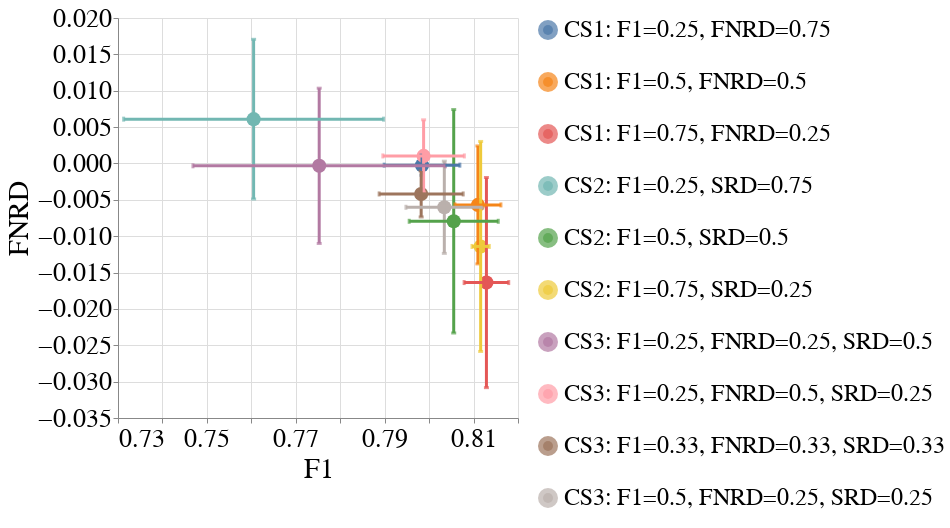

This figure's notebook cell:
### Code cell
create_box_plot_per_dataset_and_all_case_studies(to_plot=best_lp_metrics_per_exp_config_df,
                                                 exp_name=EXP_NAME,
                                                 dataset_name=DATASET_NAME,
                                                 metric_x="F1",
                                                 group_x="overall",
                                                 metric_y="Equalized_Odds_FNR",
                                                 group_y=GROUP,
                                                 rename_legend_dct=rename_legend_dct)
